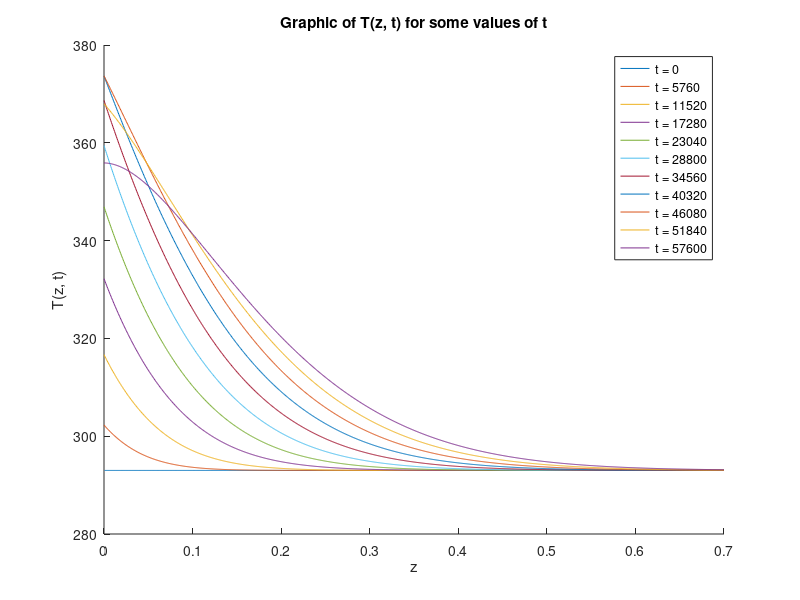

This chart was generated by the following MATLAB code:
%Our solar irradiation starts from 0 at 6am and finishes to 0 at 22 pm. 
%Maximum solar irradiation is got at 14 pm with Qsun
%Concrete Albedo = 0.2-0.45
%Asphalt Albedo = 0.05 - 0.2
K = 5

L=293
A = 0.05
Qsun = 800
Q = (1-A) .* Qsun;
p = 2300;
cc = 1000;
k = 1.34;
D = sqrt(k .* cc .* p)
a = (K-Q)/829440000
b = (Q-K)/14400
c = K

% Define los valores de t que deseas graficar
t_values = [0, 5760, 11520, 17280, 23040, 28800, 34560, 40320, 46080, 51840, 57600];

% Define un rango de valores para z
z = linspace(0, 0.7, 1000);  % Ampliado el rango de z

% Crea una figura para el gráfico
figure;

% Calcula y grafica T(z, t) para cada valor de t en el mismo gráfico
hold on;

for i = 1:length(t_values)
    t_fixed = t_values(i);
    T_fixed = (a.*(D.^4).*(z.^5).*erf(D.*z/(2.*k.*sqrt(t_fixed)))/(60.*(k.^5)))-(a.*(D.^4).*(z.^5)/(60.*(k.^5)))+(a.*(D.^3).*sqrt(t_fixed).*(z.^4).*exp(-(D.^2).*(z.^2)/(4.*(k.^2).*t_fixed))/(30.*sqrt(pi).*(k.^4)))+(a.*(D.^2).*t_fixed.*(z.^3).*erf(D.*z/(2.*k.*sqrt(t_fixed)))/(3.*(k.^3)))-(a.*(D.^2).*t_fixed.*(z.^3)/(3.*(k.^3)))+(3.*a.*D.*(t_fixed.^(3/2)).*(z.^2).*exp(-(D.^2).*(z.^2)/(4.*t_fixed.*(k.^2)))/(5.*sqrt(pi).*(k.^2)))+(a.*(t_fixed.^2).*z.*erf(D.*z/(2.*k.*sqrt(t_fixed)))/k)-(a.*(t_fixed.^2).*z/k)+(16.*a.*(t_fixed.^(5/2)).*exp(-(D.^2).*(z.^2)/(4.*(k.^2).*t_fixed))/(15.*sqrt(pi).*D))+(b.*(D.^2).*(z.^3).*erf(D.*z/(2.*k.*sqrt(t_fixed)))/(6.*(k.^3)))-(b.*(D.^2).*(z.^3)/(6.*(k.^3)))+(b.*D.*sqrt(t_fixed).*(z.^2).*exp(-(D.^2).*(z.^2)/(4.*(k.^2).*t_fixed))/(3.*sqrt(pi).*(k.^2)))+(b.*t_fixed.*z.*erf(D.*z/(2.*k.*sqrt(t_fixed)))/k)-(b.*t_fixed.*z/k)+(4.*b.*(t_fixed.^(3/2)).*exp(-(D.^2).*(z.^2)/(4.*(k.^2).*t_fixed))/(3.*sqrt(pi).*D))+(c.*z.*erf(D.*z/(2.*k.*sqrt(t_fixed)))/k)-(c.*z/k)+(2.*c.*sqrt(t_fixed).*exp(-(D.^2).*(z.^2)/(4.*(k.^2).*t_fixed))/(sqrt(pi).*D))+L;
    plot(z, T_fixed, 'DisplayName', ['t = ', num2str(t_fixed)]);
end


xlabel('z');
ylabel('T(z, t)');
title('Graphic of T(z, t) for some values of t');
legend;
hold off;